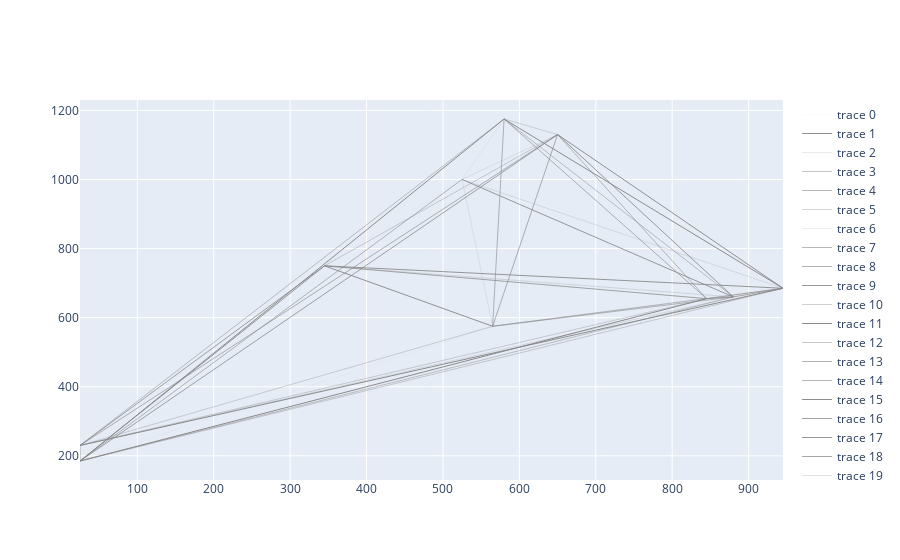

The cell this chart's notebook holds for it:
### Code cell
fig.show()

### Figure 1 — Plotly figure (JSON) as saved in the notebook; plotly's stock layout.template omitted (floating-point values rounded to 4 significant figures)
{"data": [{"line": {"color": "#888", "width": 0.03647}, "mode": "lines", "type": "scatter", "x": [565, 25], "y": [575, 185]}, {"line": {"color": "#888", "width": 0.9129}, "mode": "lines", "type": "scatter", "x": [565, 345], "y": [575, 750]}, {"line": {"color": "#888", "width": 0.1831}, "mode": "lines", "type": "scatter", "x": [565, 945], "y": [575, 685]}, {"line": {"color": "#888", "width": 0.4913}, "mode": "lines", "type": "scatter", "x": [565, 845], "y": [575, 655]}, {"line": {"color": "#888", "width": 0.5862}, "mode": "lines", "type": "scatter", "x": [565, 880], "y": [575, 660]}, {"line": {"color": "#888", "width": 0.356}, "mode": "lines", "type": "scatter", "x": [565, 25], "y": [575, 230]}, {"line": {"color": "#888", "width": 0.1532}, "mode": "lines", "type": "scatter", "x": [565, 525], "y": [575, 1000]}, {"line": {"color": "#888", "width": 0.6084}, "mode": "lines", "type": "scatter", "x": [565, 580], "y": [575, 1175]}, {"line": {"color": "#888", "width": 0.6555}, "mode": "lines", "type": "scatter", "x": [565, 650], "y": [575, 1130]}, {"line": {"color": "#888", "width": 0.8554}, "mode": "lines", "type": "scatter", "x": [25, 345], "y": [185, 750]}, {"line": {"color": "#888", "width": 0.4075}, "mode": "lines", "type": "scatter", "x": [25, 945], "y": [185, 685]}, {"line": {"color": "#888", "width": 0.9789}, "mode": "lines", "type": "scatter", "x": [25, 845], "y": [185, 655]}, {"line": {"color": "#888", "width": 0.4903}, "mode": "lines", "type": "scatter", "x": [25, 880], "y": [185, 660]}, {"line": {"color": "#888", "width": 0.6472}, "mode": "lines", "type": "scatter", "x": [25, 25], "y": [185, 230]}, {"line": {"color": "#888", "width": 0.5938}, "mode": "lines", "type": "scatter", "x": [25, 525], "y": [185, 1000]}, {"line": {"color": "#888", "width": 0.9541}, "mode": "lines", "type": "scatter", "x": [25, 580], "y": [185, 1175]}, {"line": {"color": "#888", "width": 0.7722}, "mode": "lines", "type": "scatter", "x": [25, 650], "y": [185, 1130]}, {"line": {"color": "#888", "width": 0.8614}, "mode": "lines", "type": "scatter", "x": [345, 945], "y": [750, 685]}, {"line": {"color": "#888", "width": 0.7479}, "mode": "lines", "type": "scatter", "x": [345, 845], "y": [750, 655]}, {"line": {"color": "#888", "width": 0.256}, "mode": "lines", "type": "scatter", "x": [345, 880], "y": [750, 660]}, {"line": {"color": "#888", "width": 0.7792}, "mode": "lines", "type": "scatter", "x": [345, 25], "y": [750, 230]}, {"line": {"color": "#888", "width": 0.03061}, "mode": "lines", "type": "scatter", "x": [345, 525], "y": [750, 1000]}, {"line": {"color": "#888", "width": 0.03279}, "mode": "lines", "type": "scatter", "x": [345, 580], "y": [750, 1175]}, {"line": {"color": "#888", "width": 0.3911}, "mode": "lines", "type": "scatter", "x": [345, 650], "y": [750, 1130]}, {"line": {"color": "#888", "width": 0.6949}, "mode": "lines", "type": "scatter", "x": [945, 845], "y": [685, 655]}, {"line": {"color": "#888", "width": 0.7296}, "mode": "lines", "type": "scatter", "x": [945, 880], "y": [685, 660]}, {"line": {"color": "#888", "width": 0.9727}, "mode": "lines", "type": "scatter", "x": [945, 25], "y": [685, 230]}, {"line": {"color": "#888", "width": 0.2115}, "mode": "lines", "type": "scatter", "x": [945, 525], "y": [685, 1000]}, {"line": {"color": "#888", "width": 0.9532}, "mode": "lines", "type": "scatter", "x": [945, 580], "y": [685, 1175]}, {"line": {"color": "#888", "width": 0.9173}, "mode": "lines", "type": "scatter", "x": [945, 650], "y": [685, 1130]}, {"line": {"color": "#888", "width": 0.8126}, "mode": "lines", "type": "scatter", "x": [845, 880], "y": [655, 660]}, {"line": {"color": "#888", "width": 0.3755}, "mode": "lines", "type": "scatter", "x": [845, 25], "y": [655, 230]}, {"line": {"color": "#888", "width": 0.004904}, "mode": "lines", "type": "scatter", "x": [845, 525], "y": [655, 1000]}, {"line": {"color": "#888", "width": 0.63}, "mode": "lines", "type": "scatter", "x": [845, 580], "y": [655, 1175]}, {"line": {"color": "#888", "width": 0.5659}, "mode": "lines", "type": "scatter", "x": [845, 650], "y": [655, 1130]}, {"line": {"color": "#888", "width": 0.2323}, "mode": "lines", "type": "scatter", "x": [880, 25], "y": [660, 230]}, {"line": {"color": "#888", "width": 0.8529}, "mode": "lines", "type": "scatter", "x": [880, 525], "y": [660, 1000]}, {"line": {"color": "#888", "width": 0.4982}, "mode": "lines", "type": "scatter", "x": [880, 580], "y": [660, 1175]}, {"line": {"color": "#888", "width": 0.8441}, "mode": "lines", "type": "scatter", "x": [880, 650], "y": [660, 1130]}, {"line": {"color": "#888", "width": 0.02349}, "mode": "lines", "type": "scatter", "x": [25, 525], "y": [230, 1000]}, {"line": {"color": "#888", "width": 0.524}, "mode": "lines", "type": "scatter", "x": [25, 580], "y": [230, 1175]}, {"line": {"color": "#888", "width": 0.637}, "mode": "lines", "type": "scatter", "x": [25, 650], "y": [230, 1130]}, {"line": {"color": "#888", "width": 0.0994}, "mode": "lines", "type": "scatter", "x": [525, 580], "y": [1000, 1175]}, {"line": {"color": "#888", "width": 0.1785}, "mode": "lines", "type": "scatter", "x": [525, 650], "y": [1000, 1130]}, {"line": {"color": "#888", "width": 0.3173}, "mode": "lines", "type": "scatter", "x": [580, 650], "y": [1175, 1130]}], "layout": {"autosize": true, "xaxis": {"autorange": true, "range": [25, 945], "type": "linear"}, "yaxis": {"autorange": true, "range": [130, 1230], "type": "linear"}}}
